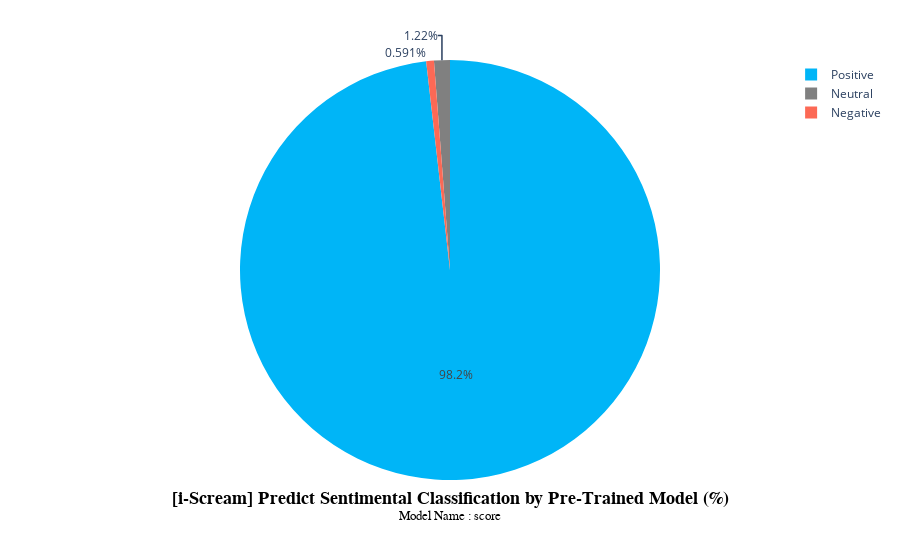
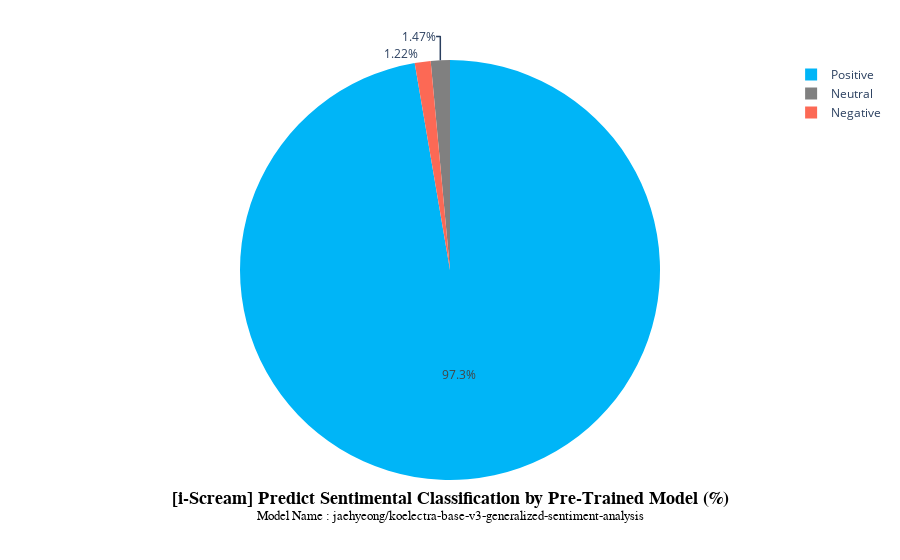
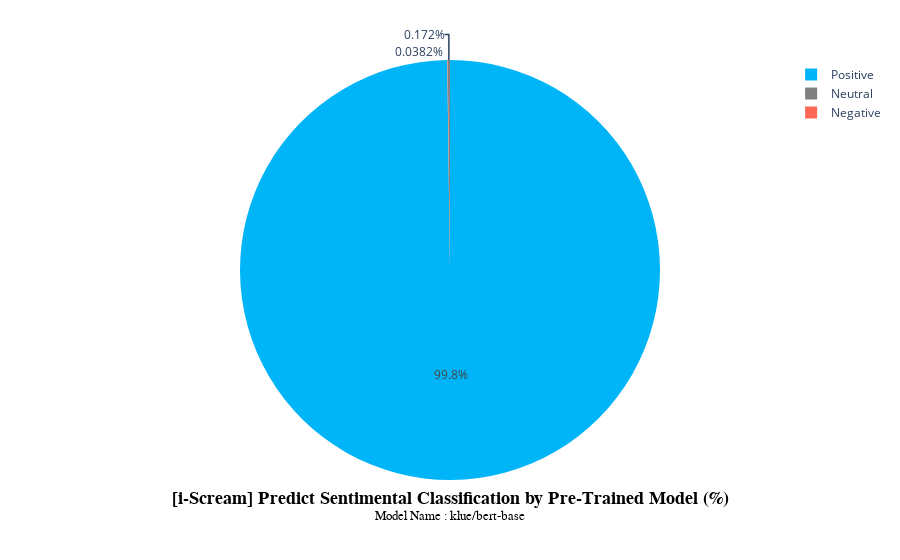
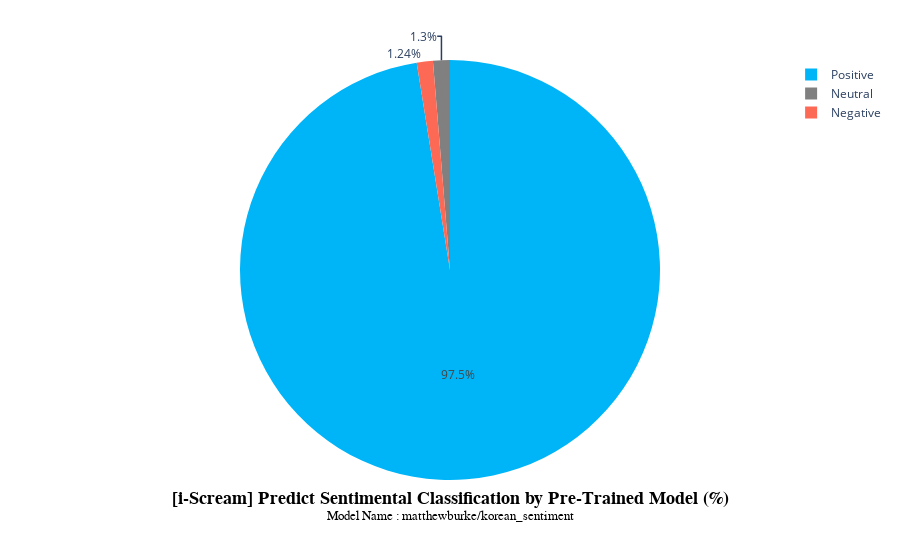

The notebook cell these images were saved under, in order:
### Code cell
for i in ice.columns:
    try:
        fig = px.pie(ice, ['Positive', 'Neutral', 'Negative'],       
                    values=ice[i].value_counts(),
                    color = ['Positive', 'Neutral', 'Negative'],
                    color_discrete_map= {'Positive': '#00B5F7',
                                        'Neutral':  'grey',
                                        'Negative': '#FC6955'}
                    )
        
        fig.update_layout(
            title=dict(
                # <br> 태크와 <sup>태그 사용해서 서브 타이틀을 작성할 수 있음
                text=f'<b>[i-Scream] Predict Sentimental Classification by Pre-Trained Model (%)</b><br><sup>Model Name : {i}</sup>',
                # text = '<b>[i-Scream] Sentimental Classification by Star (%)<b>',
                x=0.5,
                y=0.1,
                font=dict(
                    family="D2coding",
                    size=18,
                    color="#000000")
                    ),
            showlegend=True)
        fig.show()
    except:

        
        pass

### Figure 1 — Plotly figure (JSON) as saved in the notebook; plotly's stock layout.template omitted (floating-point values rounded to 4 significant figures)
{"data": [{"customdata": [["Positive"], ["Neutral"], ["Negative"]], "domain": {"x": [0, 1], "y": [0, 1]}, "hovertemplate": "label=%{label}<br>value=%{value}<br>color=%{customdata[0]}<extra></extra>", "labels": ["Positive", "Neutral", "Negative"], "legendgroup": "", "marker": {"colors": ["#00B5F7", "grey", "#FC6955"]}, "name": "", "showlegend": true, "type": "pie", "values": [5146, 64, 31]}], "layout": {"legend": {"tracegroupgap": 0}, "margin": {"t": 60}, "showlegend": true, "title": {"font": {"color": "#000000", "family": "D2coding", "size": 18}, "text": "<b>[i-Scream] Predict Sentimental Classification by Pre-Trained Model (%)</b><br><sup>Model Name : score</sup>", "x": 0.5, "y": 0.1}}}

### Figure 2 — Plotly figure (JSON) as saved in the notebook; plotly's stock layout.template omitted (floating-point values rounded to 4 significant figures)
{"data": [{"customdata": [["Positive"], ["Neutral"], ["Negative"]], "domain": {"x": [0, 1], "y": [0, 1]}, "hovertemplate": "label=%{label}<br>value=%{value}<br>color=%{customdata[0]}<extra></extra>", "labels": ["Positive", "Neutral", "Negative"], "legendgroup": "", "marker": {"colors": ["#00B5F7", "grey", "#FC6955"]}, "name": "", "showlegend": true, "type": "pie", "values": [5100, 77, 64]}], "layout": {"legend": {"tracegroupgap": 0}, "margin": {"t": 60}, "showlegend": true, "title": {"font": {"color": "#000000", "family": "D2coding", "size": 18}, "text": "<b>[i-Scream] Predict Sentimental Classification by Pre-Trained Model (%)</b><br><sup>Model Name : jaehyeong/koelectra-base-v3-generalized-sentiment-analysis</sup>", "x": 0.5, "y": 0.1}}}

### Figure 3 — Plotly figure (JSON) as saved in the notebook; plotly's stock layout.template omitted (floating-point values rounded to 4 significant figures)
{"data": [{"customdata": [["Positive"], ["Neutral"], ["Negative"]], "domain": {"x": [0, 1], "y": [0, 1]}, "hovertemplate": "label=%{label}<br>value=%{value}<br>color=%{customdata[0]}<extra></extra>", "labels": ["Positive", "Neutral", "Negative"], "legendgroup": "", "marker": {"colors": ["#00B5F7", "grey", "#FC6955"]}, "name": "", "showlegend": true, "type": "pie", "values": [5230, 9, 2]}], "layout": {"legend": {"tracegroupgap": 0}, "margin": {"t": 60}, "showlegend": true, "title": {"font": {"color": "#000000", "family": "D2coding", "size": 18}, "text": "<b>[i-Scream] Predict Sentimental Classification by Pre-Trained Model (%)</b><br><sup>Model Name : klue/bert-base</sup>", "x": 0.5, "y": 0.1}}}

### Figure 4 — Plotly figure (JSON) as saved in the notebook; plotly's stock layout.template omitted (floating-point values rounded to 4 significant figures)
{"data": [{"customdata": [["Positive"], ["Neutral"], ["Negative"]], "domain": {"x": [0, 1], "y": [0, 1]}, "hovertemplate": "label=%{label}<br>value=%{value}<br>color=%{customdata[0]}<extra></extra>", "labels": ["Positive", "Neutral", "Negative"], "legendgroup": "", "marker": {"colors": ["#00B5F7", "grey", "#FC6955"]}, "name": "", "showlegend": true, "type": "pie", "values": [5108, 68, 65]}], "layout": {"legend": {"tracegroupgap": 0}, "margin": {"t": 60}, "showlegend": true, "title": {"font": {"color": "#000000", "family": "D2coding", "size": 18}, "text": "<b>[i-Scream] Predict Sentimental Classification by Pre-Trained Model (%)</b><br><sup>Model Name : matthewburke/korean_sentiment</sup>", "x": 0.5, "y": 0.1}}}
